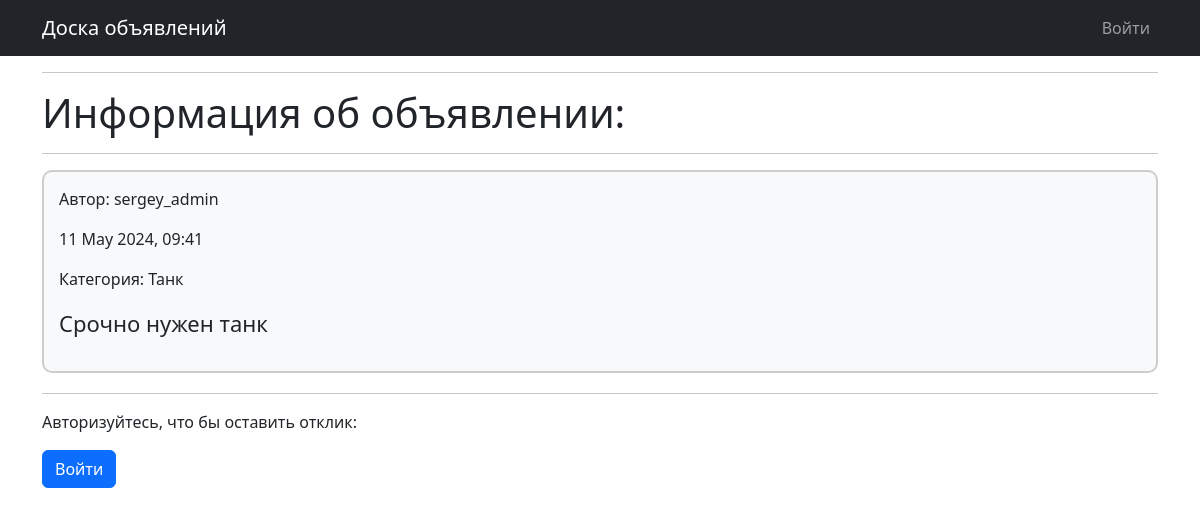
Screenshot of /posts/post/4/ with the database file from the repository.
### message_board/models.py (models this page shows, shortened)
class Post(models.Model):
    post_author = models.ForeignKey(User, on_delete=models.CASCADE)
    title = models.CharField(max_length=255)
    text = RichTextUploadingField()
    date = models.DateTimeField(auto_now_add=True)
    category = models.ForeignKey(Category, on_delete=models.CASCADE)

class User(AbstractUser):
    code = models.CharField(max_length=15, blank=True, null=True)

class Category(models.Model):
    dd = 'ДД'
    tk = 'Танк'
    hl = 'Хил'
    tr = 'Торговец'
    gm = 'Гильдмастер'
    qg = 'Квестгивер'
    bs = 'Кузнец'
    tn = 'Кожевник'
    pm = 'Зельевар'
    sm = 'Мастер заклинаний'
    CATEGORY_TYPES = [
        (dd, 'DAMAGEDILLER'),
        (tk, 'TANK'),
        (hl, 'HEALER'),
        (tr, 'TRADER'),
        (gm, 'GILDMASTER'),
        (qg, 'QUESTGIVER'),
        (bs, 'BLACKSMITH'),
        (tn, 'TANNER'),
        (pm, 'POTIONMAKER'),
        (sm, 'SPELLMASTER'),
    ]
    name = models.CharField(max_length=17, choices=CATEGORY_TYPES)

### message_board/views.py (the view)
# urls.py: path('post/<int:pk>/', PostDetail.as_view(), name='post_detail'),
class PostDetail(DetailView):
    model = Post
    template_name = 'post_detail.html'
    context_object_name = 'post'
    def get_context_data(self, **kwargs):
        context = super().get_context_data(**kwargs)
        context['replay_form'] = ReplayForm()
        return context
    def post(self, request, *args, **kwargs):
        post = self.get_object()
        form = ReplayForm(request.POST)
        if form.is_valid():
            replay = form.save(commit=False)
            replay.post = post
            replay.replay_author = request.user
            replay.save()
            return redirect('post_detail', pk=post.pk)

### templates/post_detail.html (shortened to what this page needs)
{% extends 'flatpages/default.html' %}
{% block title %}
<hr>
<h1 class="page-title">Информация об объявлении:</h1>
<hr>
{% endblock title %}
{% block content %}
    <div style="border: 2px solid #ccc; border-radius: 10px; padding: 15px; margin-bottom: 20px; background-color: #f8f9fa;">
        <p>Автор: {{ post.post_author }}</p>
        <p>{{ post.date|date:"d E Y, H:i" }}</p>
        <p>Категория: {{ post.category.name }}</p>
        <span style="font-size: 22px;">{{ post.text|safe }}</span>
    </div>
    <hr>
{% if user.is_authenticated %}
<h1>Добавить отклик</h1>
            <hr>
            <form method="post" style="max-width: 1200px; margin: 0 auto;">
                {% csrf_token %}
                    <div style="margin-bottom: 10px;">
                        {{ replay_form.text }}
                    </div>
                    <button type="submit" class="btn btn-primary">Отправить отклик</button>
            </form>
{% else %}
    <p>Авторизуйтесь, что бы оставить отклик:</p>
    <a class="btn btn-primary", href="{% url 'profile' %}">Войти</a>
{% endif %}
 {% endblock content %}

### rows the page displays
Post: post_author "sergey_admin", date "11 May 2024, 09:41", category.name "Танк", text "Срочно нужен танк"
